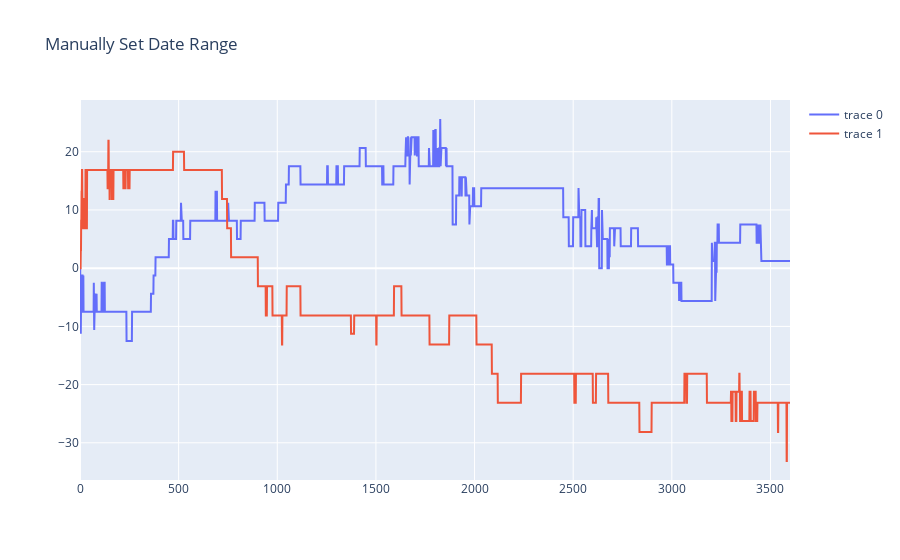

The notebook cell saved with this chart:
### Code cell
fig.update_layout(xaxis_range=['2016-07-01','2016-12-31'],
                  title_text="Manually Set Date Range")

### Figure 1 — Plotly figure (JSON) as saved in the notebook; plotly's stock layout.template omitted (floating-point values rounded to 4 significant figures; data arrays with more than 128 entries replaced by an {"elided": "..."} marker saying what was removed)
{"data": [{"type": "scatter", "y": {"elided": "3600 float values"}}, {"type": "scatter", "y": {"elided": "3600 float values"}}], "layout": {"title": {"text": "Manually Set Date Range"}, "xaxis": {"range": ["2016-07-01", "2016-12-31"]}}}
